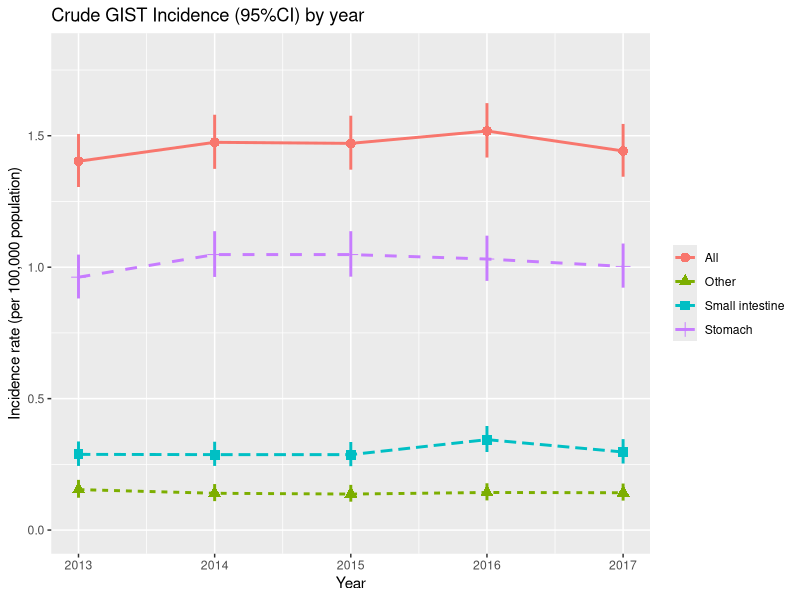
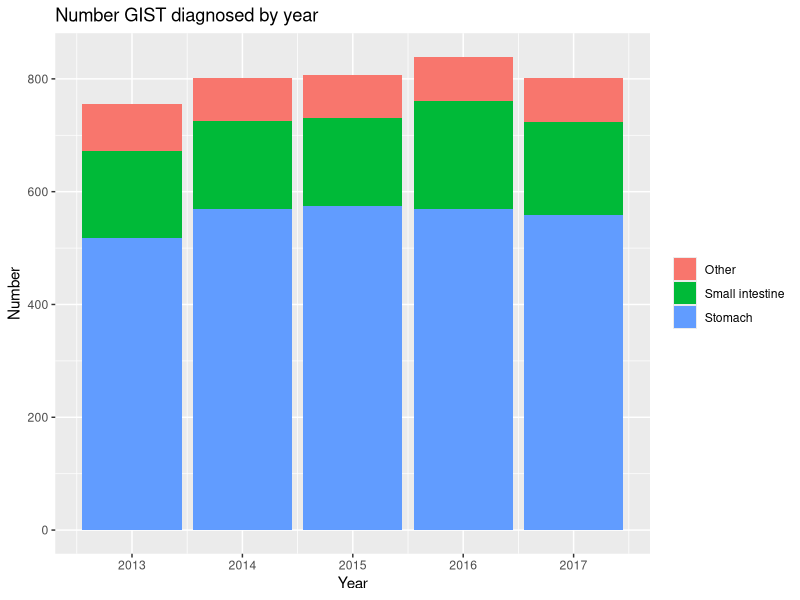

The R source for these figures, in order:
## R file to play with analysis

indta <- read.csv("../data/200104-GDO_data_wide_sarcoma.csv")

mydta <- indta[indta$Tumour.Type.2== "Gastrointestinal stromal sarcoma (GIST)", ]

##View(mydta)
##colnames(mydta)

selectcols <- c("Year", "Tumour.Type.3", "Age", "Incidence", "Population", "Incidence.Rate", "Incidence.Rate.LCI..95..", "Incidence.Rate.UCI..95..","Routes.Population", "Two.Week.Wait", "Two.Week.Wait.percentage", "Two.Week.Wait.LCI", "Two.Week.Wait.UCI", "GP.Referral", "GP.Referral.percentage", "GP.Referral.LCI", "GP.Referral.UCI", "Other.Outpatient", "Other.Outpatient.percentage", "Other.Outpatient.LCI", "Other.Outpatient.UCI", "Inpatient.Elective", "Inpatient.Elective.percentage", "Inpatient.Elective.LCI", "Inpatient.Elective.UCI","Emergency.Presentation", "Emergency.Presentation.percentage", "Emergency.Presentation.LCI", "Emergency.Presentation.UCI", "DCO", "DCO.percentage", "DCO.LCI", "DCO.UCI", "Unknown.Route", "Unknown.Route.percentage", "Unknown.Route.LCI", "Unknown.Route.UCI", "Route.not.classified", "Route.not.classified.percentage","Route.not.classified.LCI", "Route.not.classified.UCI")

colids  <- which(colnames(mydta) %in% selectcols)

mydta2 <- mydta[,colids]

View(mydta2)

library("ggplot2")
library("tidyr")

myyr <- c(2013, 2014, 2015, 2016, 2017)

mydta3 <- mydta2[mydta2$Year%in%myyr,]

mydta3[,4:41]<-apply(mydta3[,4:41],2,function(ind) as.double(as.character(ind)))

mydta3$Year <- as.integer(as.character(mydta3$Year))

mydta4<- gather(mydta3, "key", "route", Two.Week.Wait.percentage, GP.Referral.percentage, Other.Outpatient.percentage, Inpatient.Elective.percentage, Emergency.Presentation.percentage, DCO.percentage, Unknown.Route.percentage, Route.not.classified.percentage)

mydta4$key  <- substr(mydta4$key, 1, nchar(mydta4$key)-11)

unique(mydta4$key)

myordkey  <- rev(c("GP.Referral","Emergency.Presentation", "Other.Outpatient", "Two.Week.Wait", "Inpatient.Elective", "DCO",  "Route.not.classified"  , "Unknown.Route"))

mydta4<-mydta4[order(match(mydta4$key, myordkey)),]

mydta4$key <- factor(mydta4$key, levels=myordkey) 

## number not rate
mydta5<- gather(mydta3, "key", "route", Two.Week.Wait, GP.Referral, Other.Outpatient, Inpatient.Elective, Emergency.Presentation, DCO, Unknown.Route, Route.not.classified)

unique(mydta5$key)

myordkey  <- rev(c("GP.Referral","Emergency.Presentation", "Other.Outpatient", "Two.Week.Wait", "Inpatient.Elective", "DCO",  "Route.not.classified"  , "Unknown.Route"))

mydta5<-mydta5[order(match(mydta5$key, myordkey)),]

mydta5$key <- factor(mydta5$key, levels=myordkey) 



## plot 1 - incidence rate by year


ggplot(data = mydta3[mydta3$Age=="All ages",], aes(x = Year, y = Incidence.Rate, group=Tumour.Type.3)) +
    geom_line(aes(color=Tumour.Type.3, linetype=Tumour.Type.3), size=1) +
    geom_point(aes(color=Tumour.Type.3, shape=Tumour.Type.3), size=3) +
    geom_segment(aes(x = Year, xend = Year, y = Incidence.Rate.LCI..95.., yend = Incidence.Rate.UCI..95.., colour = Tumour.Type.3), size = 1) +
    ylim(0,1.8) +
    labs(title = "Crude GIST Incidence (95%CI) by year",
         x = "Year", y = "Incidence rate (per 100,000 population)") +
     theme(legend.title=element_blank())

##plot 2 - number by year

t.inc<- mydta3$Age=="All ages" & mydta3$Tumour.Type.3!="All"
ggplot(data = mydta3[t.inc,], aes(x = Year, y = Incidence)) +
    geom_col(aes(fill=Tumour.Type.3))+
    labs(title = "Number GIST diagnosed by year",
         x = "Year", y = "Number") +
     theme(legend.title=element_blank())


##plot 2 - route by year

p <- ggplot(mydta4[mydta4$Age=="All ages" & mydta4$Tumour.Type.3=="All",], aes(x = Year, y = route))+
  geom_col(aes(fill = key), width = 0.7) +
    labs(title = "Routes by year",
         x = "Year", y = "Percentage (%)") 







## plot 3 - Stomach by age group and year

bp <- ggplot(data = mydta3[mydta3$Tumour.Type.3=="Stomach" & mydta3$Age!="All ages",], aes(x = Year, y = Incidence.Rate, group=Age)) +
    geom_line(aes(color=Age, linetype=Age), size=1) +
    geom_point(aes(color=Age, shape=Age), size=3) +
    geom_segment(aes(x = Year, xend = Year, y = Incidence.Rate.LCI..95.., yend = Incidence.Rate.UCI..95.., colour = Age), size = 1) +
    labs(title = "GIST Stomach Tumour Incidence (95%CI)",
         x = "Year", y = "Incidence rate (per 100,000 population)") +
    theme(legend.title=element_blank())


bp <- ggplot(data = mydta3[mydta3$Tumour.Type.3=="Stomach" & mydta3$Age!="All ages",], aes(x = Year, y = Incidence, group=Age)) +
    geom_col(aes(fill=Age)) +
    labs(title = "GIST Stomach Tumour Number by year",
         x = "Year", y = "Number diagnosed") +
    theme(legend.title=element_blank())




##plot 3 - stomach route by age

p <- ggplot(mydta5[mydta5$Tumour.Type.3=="Stomach" & (mydta5$Age!="All ages"),], aes(x=Age,y=route))+
    geom_col(aes(fill = key), width = 0.7) +
    labs(title = "Stomatch routes (2013-16) by age group",
         x = "Age group", y = "Number (total 2013-16)") 



p <- ggplot(mydta5[mydta5$Tumour.Type.3=="Stomach",], aes(Age))+
    geom_bar(position="fill",aes(y=route,fill = key), width = 0.7, stat="identity") +
    scale_y_continuous(labels = scales::percent) +
    labs(title = "Stomatch routes (2013-16) by age group",
         x = "Age group", y = "Percentage (%)") 








